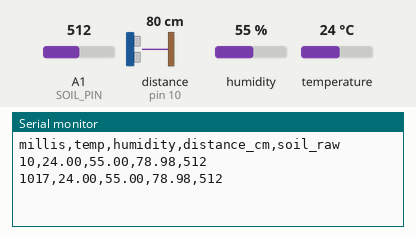
The sketch below on a simulated Arduino Uno, built with avr-gcc and run on an emulated ATmega328P. Shown: the last lines printed to the serial monitor. Wiring (inferred from the names in the program): ultrasonic range finder: trigger pin 9; echo pin 10. Inputs (shaded band) come from the test bench; at power-on: distance to the obstacle (sensor on pin 10) 80 cm, humidity 55 %, A1 (SOIL_PIN) = 512, temperature 24 °C. The echo pulse lasts 58.3 µs per cm.

Above: at 1.8 s.
1.9 s: distance to the obstacle (sensor on pin 10) set to 2 cm
At 2.8 s:
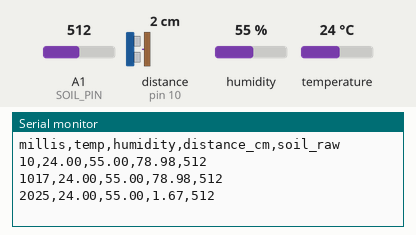
3.4 s: humidity set to 22 %
At 4.7 s:
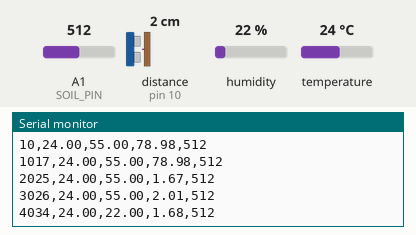
4.9 s: A1 (SOIL_PIN) set to 716
At 5.9 s:
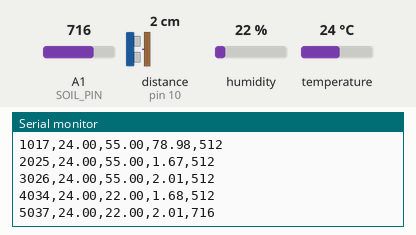
6.4 s: temperature set to 12 °C
At 7.7 s:
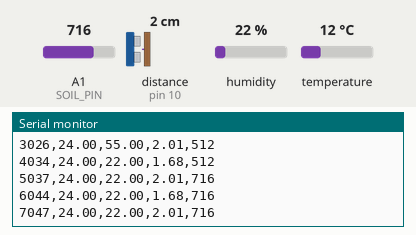
7.9 s: distance to the obstacle (sensor on pin 10) set to 4 cm
At 8.9 s:
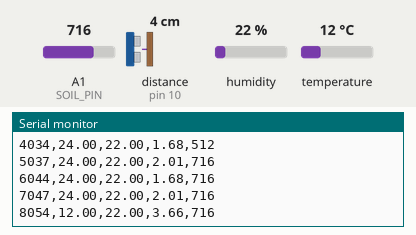
9.4 s: A1 (SOIL_PIN) set to 992
At 10.9 s:
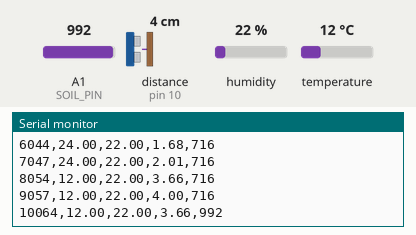
Timing chart, 0 to 11.9 s (numbered marks = the images above; inputs shaded):
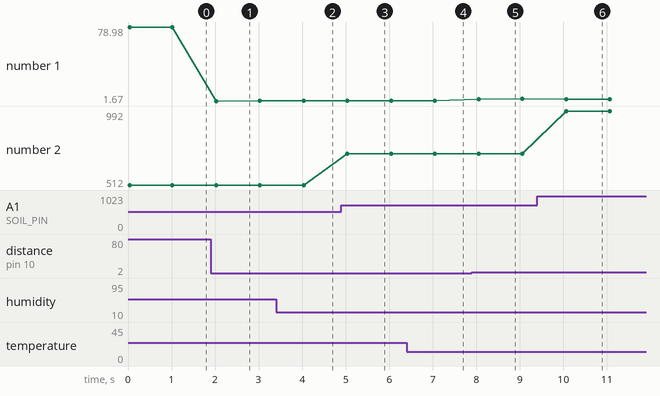

Measured:
- after the input at 1.9 s, the serial monitor: prints a new line after 0.13 s (image 1)
- after the input at 3.4 s, the serial monitor: prints a new line after 0.64 s (image 2)
- after the input at 4.9 s, the serial monitor: prints a new line after 0.14 s (image 3)
- after the input at 7.9 s, the serial monitor: prints a new line after 0.16 s (image 5)
- after the input at 9.4 s, the serial monitor: prints a new line after 0.67 s (image 6)
- plotted number 1: 78.98 → 2.01 after the input at 1.9 s, 2.01 → 4 after the input at 7.9 s
- plotted number 2: 512 → 716 after the input at 4.9 s, 716 → 992 after the input at 9.4 s

The sketch:

unified_logger.ino
```cpp
#include <DHT.h>

#define DHTPIN 2
#define DHTTYPE DHT22

#define TRIG_PIN 9
#define ECHO_PIN 10

#define LDR_PIN A0
#define SOIL_PIN A1

DHT dht(DHTPIN, DHTTYPE);

const int SOIL_DRY = 850;
const int SOIL_WET = 300;

void setup() {
  Serial.begin(9600);
  dht.begin();

  pinMode(TRIG_PIN, OUTPUT);
  pinMode(ECHO_PIN, INPUT);

  Serial.println("millis,temp,humidity,distance_cm,soil_raw");
}

float getDistance() {
  digitalWrite(TRIG_PIN, LOW);
  delayMicroseconds(2);

  digitalWrite(TRIG_PIN, HIGH);
  delayMicroseconds(10);
  digitalWrite(TRIG_PIN, LOW);

  long duration = pulseIn(ECHO_PIN, HIGH);

  return duration * 0.034 / 2;
}

void loop() {

  float temp = dht.readTemperature();
  float hum = dht.readHumidity();

  float distance = getDistance();

  int soilRaw = analogRead(SOIL_PIN);

  Serial.print(millis());
  Serial.print(",");

  Serial.print(temp);
  Serial.print(",");

  Serial.print(hum);
  Serial.print(",");

  Serial.print(distance);
  Serial.print(",");

  Serial.println(soilRaw);

  delay(1000);
}
```
